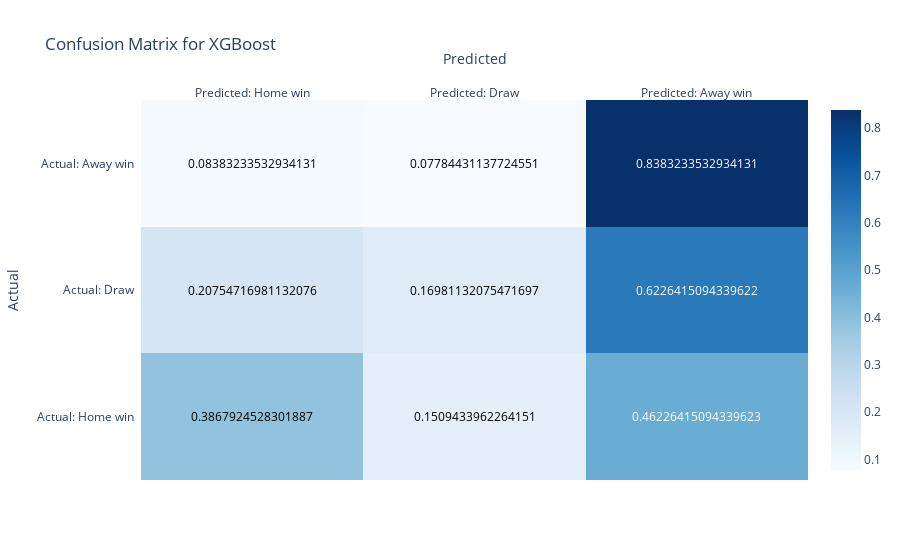

The notebook cell saved with this chart:
### Code cell
plot_confusion_matrix(conf_matrix_xgb, "XGBoost")

### Figure 1 — Plotly figure (JSON) as saved in the notebook; plotly's stock layout.template omitted (floating-point values rounded to 4 significant figures)
{"data": [{"colorscale": [[0, "rgb(247,251,255)"], [0.125, "rgb(222,235,247)"], [0.25, "rgb(198,219,239)"], [0.375, "rgb(158,202,225)"], [0.5, "rgb(107,174,214)"], [0.625, "rgb(66,146,198)"], [0.75, "rgb(33,113,181)"], [0.875, "rgb(8,81,156)"], [1, "rgb(8,48,107)"]], "reversescale": false, "showscale": true, "type": "heatmap", "x": ["Predicted: Home win", "Predicted: Draw", "Predicted: Away win"], "y": ["Actual: Home win", "Actual: Draw", "Actual: Away win"], "z": [[0.3868, 0.1509, 0.4623], [0.2075, 0.1698, 0.6226], [0.08383, 0.07784, 0.8383]]}], "layout": {"annotations": [{"font": {"color": "#000000"}, "showarrow": false, "text": "0.3867924528301887", "x": "Predicted: Home win", "xref": "x", "y": "Actual: Home win", "yref": "y"}, {"font": {"color": "#000000"}, "showarrow": false, "text": "0.1509433962264151", "x": "Predicted: Draw", "xref": "x", "y": "Actual: Home win", "yref": "y"}, {"font": {"color": "#FFFFFF"}, "showarrow": false, "text": "0.46226415094339623", "x": "Predicted: Away win", "xref": "x", "y": "Actual: Home win", "yref": "y"}, {"font": {"color": "#000000"}, "showarrow": false, "text": "0.20754716981132076", "x": "Predicted: Home win", "xref": "x", "y": "Actual: Draw", "yref": "y"}, {"font": {"color": "#000000"}, "showarrow": false, "text": "0.16981132075471697", "x": "Predicted: Draw", "xref": "x", "y": "Actual: Draw", "yref": "y"}, {"font": {"color": "#FFFFFF"}, "showarrow": false, "text": "0.6226415094339622", "x": "Predicted: Away win", "xref": "x", "y": "Actual: Draw", "yref": "y"}, {"font": {"color": "#000000"}, "showarrow": false, "text": "0.08383233532934131", "x": "Predicted: Home win", "xref": "x", "y": "Actual: Away win", "yref": "y"}, {"font": {"color": "#000000"}, "showarrow": false, "text": "0.07784431137724551", "x": "Predicted: Draw", "xref": "x", "y": "Actual: Away win", "yref": "y"}, {"font": {"color": "#FFFFFF"}, "showarrow": false, "text": "0.8383233532934131", "x": "Predicted: Away win", "xref": "x", "y": "Actual: Away win", "yref": "y"}], "title": {"text": "Confusion Matrix for XGBoost"}, "xaxis": {"dtick": 1, "gridcolor": "rgb(0, 0, 0)", "side": "top", "ticks": "", "title": {"text": "Predicted"}}, "yaxis": {"dtick": 1, "ticks": "", "ticksuffix": "  ", "title": {"text": "Actual"}}}}
